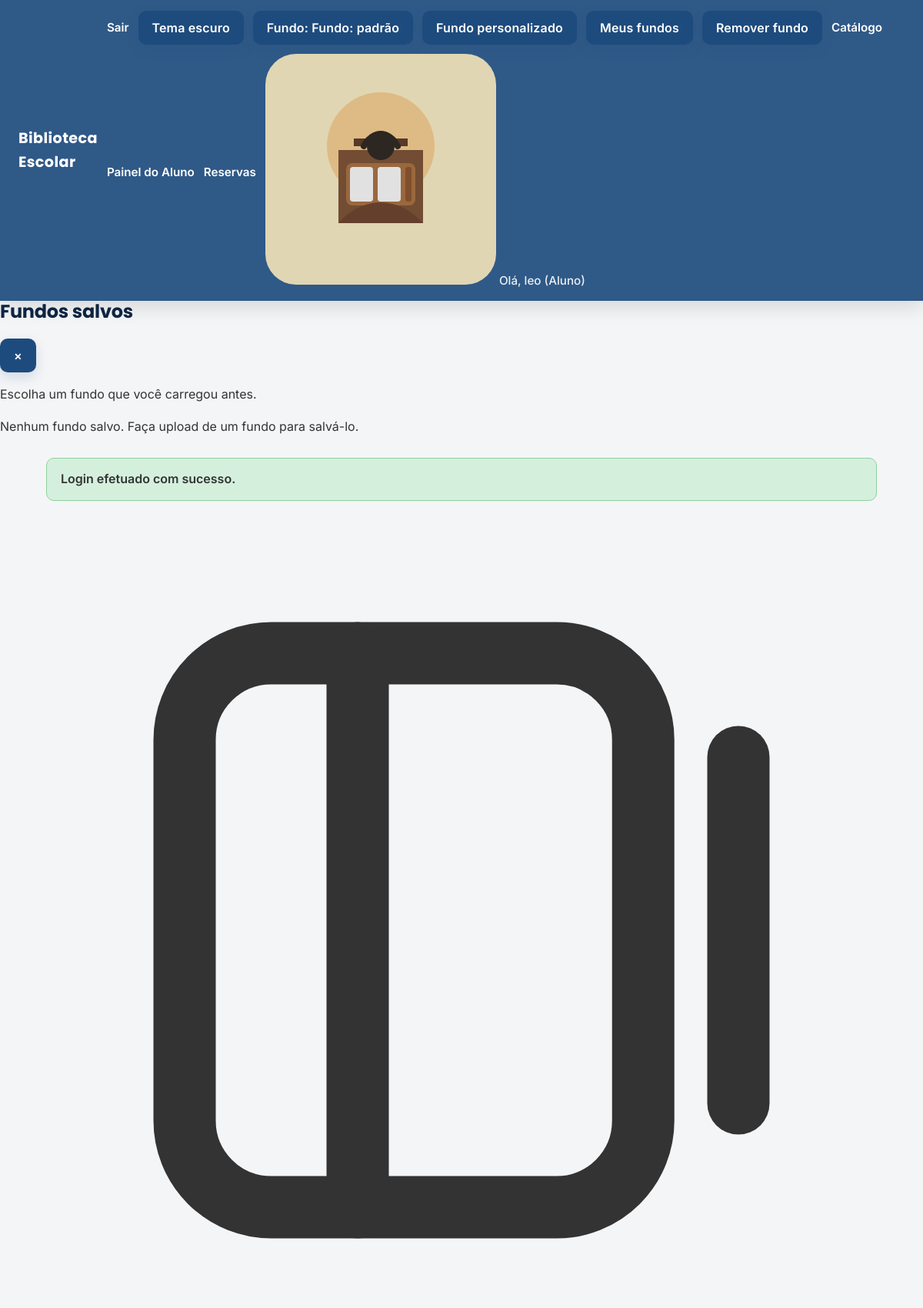
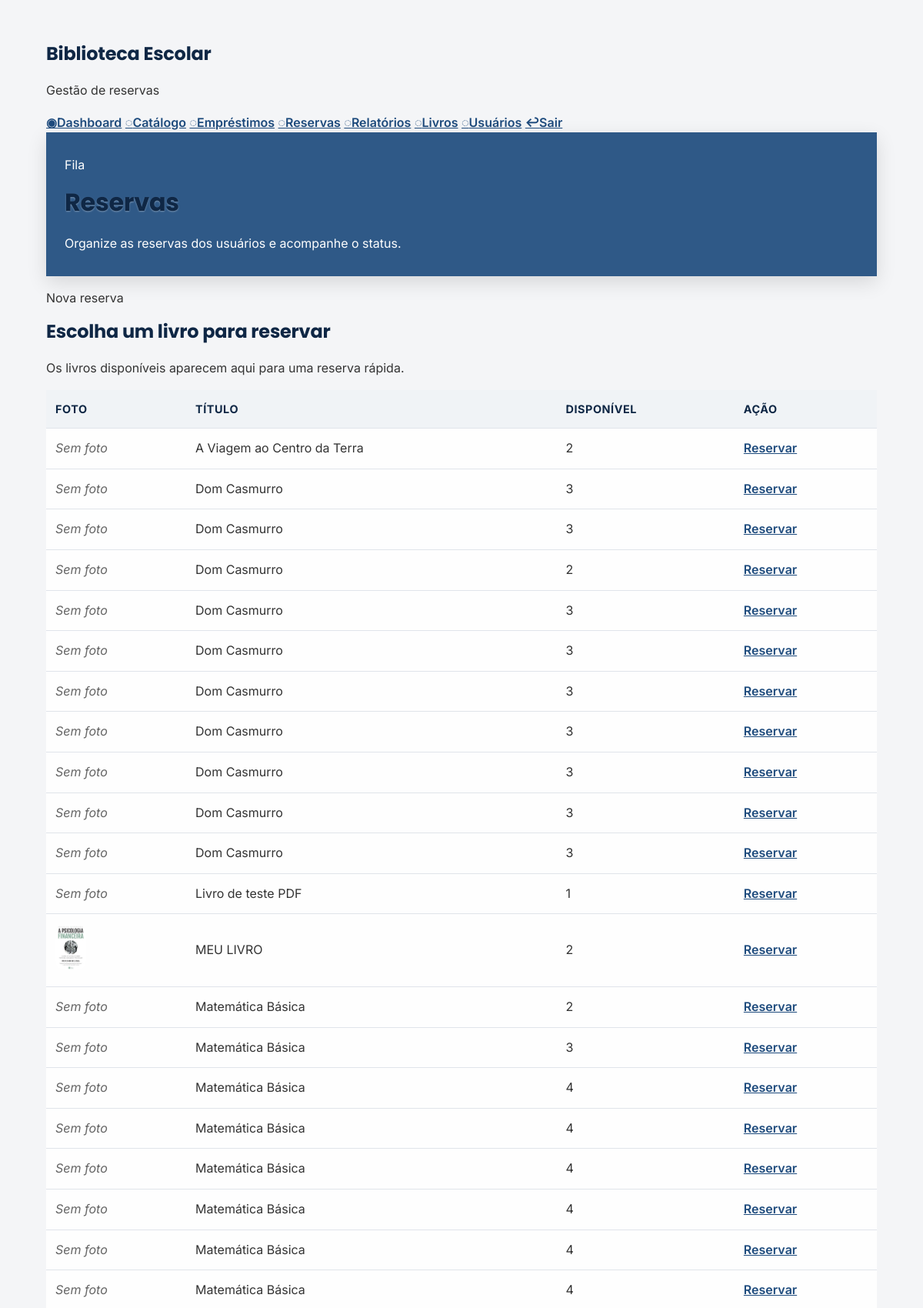
The page /reservations.php (signed in, upper part) on the database its author committed (2 pictures, top to bottom).
### tables this page shows
CREATE TABLE books (
        id INTEGER PRIMARY KEY AUTOINCREMENT,
        title TEXT NOT NULL,
        author TEXT NOT NULL,
        category TEXT NOT NULL,
        isbn TEXT,
        publisher TEXT,
        year INTEGER,
        quantity INTEGER NOT NULL DEFAULT 0,
        shelf TEXT,
        internal_code TEXT,
        cover_path TEXT,
        created_at TEXT NOT NULL DEFAULT CURRENT_TIMESTAMP
    , pdf_path TEXT, barcode TEXT);

### includes/functions.php (called while the page is built, shortened)
<?php
function base_url(string $path = ''): string
{
    $base = BASE_URL;
    return rtrim($base, '/') . '/' . ltrim($path, '/');
}
function h(string $value): string
{
    return htmlspecialchars($value, ENT_QUOTES, 'UTF-8');
}

### reservations.php (the view, shortened to what this page needs)
<?php
require_once __DIR__ . '/includes/functions.php';
$db = get_db();
$books = $db->query('SELECT id, title, quantity, cover_path FROM books ORDER BY title')->fetchAll();
require_once __DIR__ . '/includes/header.php';
?>
<div class="dashboard-shell">
    <aside class="dashboard-sidebar">
        <div>
            <div class="sidebar-brand">
                <div class="brand-mark">
                    <svg viewBox="0 0 24 24" fill="none" stroke="currentColor" stroke-width="1.8" stroke-linecap="round" stroke-linejoin="round">
                        <path d="M4 6.5A2.5 2.5 0 0 1 6.5 4h8.25A2.5 2.5 0 0 1 17.25 6.5v11A2.5 2.5 0 0 1 14.75 20H6.5A2.5 2.5 0 0 1 4 17.5z"></path>
                        <path d="M9 4v16"></path>
                        <path d="M20 7v10"></path>
                    </svg>
                </div>
                <div>
                    <h2>Biblioteca Escolar</h2>
                    <p>Gestão de reservas</p>
                </div>
            </div>
            <nav class="sidebar-nav" aria-label="Menu principal">
                <a class="nav-item" href="dashboard.php"><span class="nav-icon">◉</span><span>Dashboard</span></a>
                <a class="nav-item" href="index.php"><span class="nav-icon">◌</span><span>Catálogo</span></a>
                <a class="nav-item" href="loans.php"><span class="nav-icon">◌</span><span>Empréstimos</span></a>
                <a class="nav-item active" href="reservations.php"><span class="nav-icon">◌</span><span>Reservas</span></a>
                <a class="nav-item" href="reports.php"><span class="nav-icon">◌</span><span>Relatórios</span></a>
                <a class="nav-item" href="books.php"><span class="nav-icon">◌</span><span>Livros</span></a>
                <a class="nav-item" href="register.php"><span class="nav-icon">◌</span><span>Usuários</span></a>
                <a class="sidebar-logout nav-item" href="logout.php"><span class="nav-icon">↩</span><span>Sair</span></a>
            </nav>
        </div>
    </aside>
    <div class="dashboard-main-panel">
        <header class="dashboard-topbar">
            <div>
                <p class="eyebrow">Fila</p>
                <h1>Reservas</h1>
                <p class="topbar-subtitle">Organize as reservas dos usuários e acompanhe o status.</p>
            </div>
        </header>
        <section class="panel">
            <div class="panel-header">
                <div>
                    <p class="panel-eyebrow">Nova reserva</p>
                    <h2>Escolha um livro para reservar</h2>
                    <p class="panel-subtitle">Os livros disponíveis aparecem aqui para uma reserva rápida.</p>
                </div>
            </div>
            <div class="table-wrapper">
                <table class="dashboard-table">
                    <thead>
                        <tr>
                            <th>Foto</th>
                            <th>Título</th>
                            <th>Disponível</th>
                            <th>Ação</th>
                        </tr>
                    </thead>
                    <tbody>
                        <?php foreach ($books as $book): ?>
                            <tr>
                                <td>
                                    <?php if (!empty($book['cover_path'])): ?>
                                        <img src="<?php echo h(base_url($book['cover_path'])); ?>" alt="Foto do livro" style="max-width: 60px; max-height: 60px; object-fit: cover; border-radius: 12px;">
                                    <?php else: ?>
                                        <span class="muted">Sem foto</span>
                                    <?php endif; ?>
                                </td>
                                <td><?php echo h($book['title']); ?></td>
                                <td><?php echo (int)$book['quantity']; ?></td>
                                <td><a class="action-link" href="reservations.php?action=reserve&book_id=<?php echo (int)$book['id']; ?>">Reservar</a></td>
                            </tr>
                        <?php endforeach; ?>
                    </tbody>
                </table>
            </div>
        </section>
    </div>
</div>
<?php require_once __DIR__ . '/includes/footer.php';

### css/style.css (style rules this page uses)
:root { --bg: #f4f5f7; --text: #333; --header-bg: #1e4b7d; --header-text: #ffffff; --card-bg: #ffffff; --border: #e0e4ea; --input-bg: #ffffff; --input-border: #ccd0d9; --button-bg: #1e4b7d; --button-color: #ffffff; --button-hover: #153b61; --link-color: #1e4b7d; --table-bg: #ffffff; --footer-text: #666; --flash-success-bg: #d4f0dd; --flash-success-border: #8fd19b; --flash-error-bg: #ffe4e1; --flash-error-border: #e11d48; --action-bg: #0f6d3f; --action-hover: #0b562f; --font-sans: "Inter", "Segoe UI", Roboto, Arial, sans-serif; --font-heading: "Poppins", "Inter", "Segoe UI", sans-serif; }
body { margin: 0; font-family: var(--font-sans); font-size: 16px; line-height: 1.6; background: linear-gradient(rgba(7, 18, 34, 0.72), rgba(7, 18, 34, 0.72)), url('../img/library-bg.jpg') center/cover fixed; color: var(--text); min-height: 100vh; transition: background 0.2s ease; -webkit-font-smoothing: antialiased; text-rendering: optimizeLegibility; }
body.no-image { background: var(--bg); }
header { background: rgba(30, 75, 125, 0.92); color: var(--header-text); padding: 14px 24px; display: flex; align-items: center; justify-content: space-between; backdrop-filter: blur(4px); box-shadow: 0 8px 24px rgba(0, 0, 0, 0.12); }
h1, h2, h3, h4 { font-family: var(--font-heading); line-height: 1.2; margin-top: 0; color: #0f2745; font-weight: 700; letter-spacing: -0.01em; text-shadow: 0 1px 2px rgba(255, 255, 255, 0.35); }
.muted { color: var(--footer-text); font-style: italic; }
a { color: var(--link-color); font-weight: 600; }
table { width: 100%; border-collapse: collapse; margin-top: 12px; background: rgba(255, 255, 255, 0.9); }
table th, table td { padding: 13px 12px; border-bottom: 1px solid var(--border); text-align: left; color: var(--text); vertical-align: middle; }
table th { font-size: 0.9rem; font-weight: 700; text-transform: uppercase; letter-spacing: 0.04em; color: #0f2745; background: rgba(30, 75, 125, 0.06); }

### rows shown on the page
books: shows "Sem foto", title "A Viagem ao Centro da Terra", quantity "2"
books: shows "Sem foto", title "Dom Casmurro", quantity "3"
books: shows "Sem foto", title "Dom Casmurro", quantity "3"
books: shows "Sem foto", title "Dom Casmurro", quantity "2"
books: shows "Sem foto", title "Dom Casmurro", quantity "3"
books: shows "Sem foto", title "Dom Casmurro", quantity "3"
books: shows "Sem foto", title "Dom Casmurro", quantity "3"
books: shows "Sem foto", title "Dom Casmurro", quantity "3"
books: shows "Sem foto", title "Dom Casmurro", quantity "3"
books: shows "Sem foto", title "Dom Casmurro", quantity "3"
books: shows "Sem foto", title "Dom Casmurro", quantity "3"
books: shows "Sem foto", title "Livro de teste PDF", quantity "1"
books: cover_path (picture), title "MEU LIVRO", quantity "2"
books: shows "Sem foto", title "Matemática Básica", quantity "2"
books: shows "Sem foto", title "Matemática Básica", quantity "3"
books: shows "Sem foto", title "Matemática Básica", quantity "4"
books: shows "Sem foto", title "Matemática Básica", quantity "4"
books: shows "Sem foto", title "Matemática Básica", quantity "4"
books: shows "Sem foto", title "Matemática Básica", quantity "4"
books: shows "Sem foto", title "Matemática Básica", quantity "4"
books: shows "Sem foto", title "Matemática Básica", quantity "4"

### other values the page prints
SITE_NAME "Biblioteca Escolar"
$user['name'] "leo"
$user['role_name'] "Aluno"
$flash['message'] "Login efetuado com sucesso."
